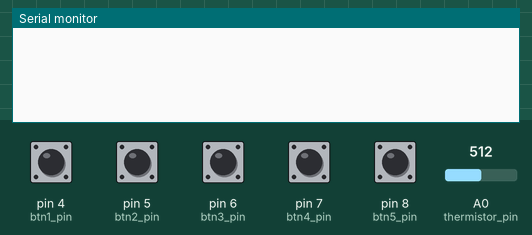
This sketch was run on a simulated Arduino Uno, built with avr-gcc and run on an emulated ATmega328P. On the bench: the last lines printed to the serial monitor. Inputs (shaded band) come from the test bench; at power-on: pin 4 (btn1_pin), pin 5 (btn2_pin), pin 6 (btn3_pin), pin 7 (btn4_pin), pin 8 (btn5_pin) HIGH, A0 (thermistor_pin) = 512. The local clock reads 2024-03-15 10:24:30 at power-on unless the sketch sets it; EEPROM starts erased.

Above: at 1.2 s.
1.3 s: A0 (thermistor_pin) set to 306
At 1.7 s:
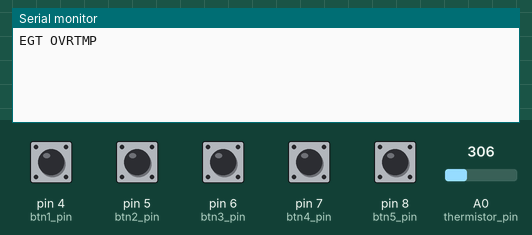
2.8 s: pin 8 (btn5_pin) pulled LOW for 0.15 s
At 3.6 s:
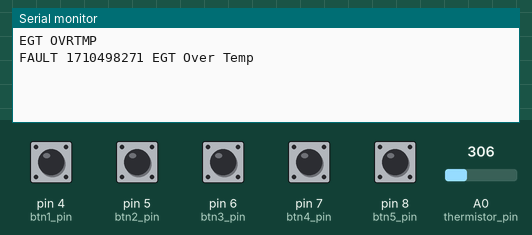

Measured:
- after the input at 1.3 s, the serial monitor: prints a new line at once (image 1)
- after the input at 2.8 s, the serial monitor: prints a new line after 0.05 s (image 2)

The sketch:

controller_board.ino
```cpp
#include <Wire.h>
#include <I2C_RTC.h>
#include <math.h>
#include <EEPROM.h>

// Pins
const int btn1_pin = 4;
const int btn2_pin = 5;
const int btn3_pin = 6;
const int btn4_pin = 7;
const int btn5_pin = 8;
const int thermistor_pin = A0;

// Globals
int btn1_state = HIGH;
int btn2_state = HIGH;
int btn3_state = HIGH;
int btn4_state = HIGH;
int btn5_state = HIGH;
int btn1_prev = HIGH;
int btn2_prev = HIGH;
int btn3_prev = HIGH;
int btn4_prev = HIGH;
int btn5_prev = HIGH;
unsigned long last_debounce_time1 = 0;
unsigned long last_debounce_time2 = 0;
unsigned long last_debounce_time3 = 0;
unsigned long last_debounce_time4 = 0;
unsigned long last_debounce_time5 = 0;
const int debounce_delay = 50;
const int max_temp = 40;
const float supply_vol = 5.0;
const float res_1 = 10000.0;
const float nom_res = 10000.0;
const float nominal_temp = 25;
const float beta = 3950;
bool fault = false;
bool scroll = false;
unsigned long lastFaultTime;
const int EEPROM_write_ptr_address = 0;
int last_addr = -1;
unsigned long last_print_time = 0;
bool button_5_pressed = false;


struct FaultData {
  unsigned long time;
  char name[30];
};

void writeFaultToEEPROM (const char* faultname);
void createFault (FaultData& f, unsigned long t, const char* label);

float find_temp(int pin);

static DS1307 RTC;

void setup() {
  // Set Baud rate and GPIO pins
  Serial.begin(9600);
  pinMode(btn1_pin, INPUT_PULLUP);
  pinMode(btn2_pin, INPUT_PULLUP);
  pinMode(btn3_pin, INPUT_PULLUP);
  pinMode(btn4_pin, INPUT_PULLUP);
  pinMode(btn5_pin, INPUT_PULLUP);
  pinMode(thermistor_pin, INPUT);
  RTC.begin();

  int next_write_address;
  EEPROM.get(EEPROM_write_ptr_address, next_write_address);
  // Make sure EEPROM write pointer is within bounds
  if(next_write_address < sizeof(int)|| next_write_address >= EEPROM.length()){
    next_write_address = sizeof(int);
    EEPROM.put(EEPROM_write_ptr_address, next_write_address);
  }
}

void loop() {

  // EGT over temp
  // Check current temperature against max temperature
  if(find_temp(thermistor_pin) > max_temp && !fault){
    Serial.println("EGT OVRTMP");
    writeFaultToEEPROM ("EGT Over Temp");
  }

  /* Button debounce logic adapted from:
  Udemy course: Arduino Programming and Hardware Fundamentals with Hackster, by Shawn Hymel
  https://www.udemy.com/course/arduino-programming-and-hardware-fundamentals-with-hackster/
  */

  // Engine over speed
  int btn1_read = digitalRead(btn1_pin);

  // Remember when button one changed states
  if (btn1_read != btn1_prev){
    last_debounce_time1 = millis();
  }

  // Wait before checking the state of the button again
  if (millis() > (last_debounce_time1 + debounce_delay)){
    if (btn1_read != btn1_state) {
      btn1_state = btn1_read;
      if (btn1_state == LOW && !fault){
        Serial.println("OVR SPEED");
        writeFaultToEEPROM ("Over Speed");
      }
    }
  }
  btn1_prev = btn1_read;

  // Engine oil over temp
  int btn2_read = digitalRead(btn2_pin);

  if (btn2_read != btn2_prev){
    last_debounce_time2 = millis();
  }

  if (millis() > (last_debounce_time2 + debounce_delay)){
    if (btn2_read != btn2_state) {
      btn2_state = btn2_read;
      if (btn2_state == LOW && !fault){
        Serial.println("OIL TMP");
        writeFaultToEEPROM ("Oil Over Temp");
      }
    }
  }
  btn2_prev = btn2_read;

  // Engine fire
  int btn3_read = digitalRead(btn3_pin);

  if (btn3_read != btn3_prev){
    last_debounce_time3 = millis();
  }

  if (millis() > (last_debounce_time3 + debounce_delay)){
    if (btn3_read != btn3_state) {
      btn3_state = btn3_read;
      if (btn3_state == LOW && !fault){
        Serial.println("ENG FIRE");
        writeFaultToEEPROM ("Engine Fire");
      }
    }
  }
  btn3_prev = btn3_read;

  if (fault == true && millis() - lastFaultTime >= 10000) {
  fault = false;
  }

  int btn4_read = digitalRead(btn4_pin);

  if (btn4_read != btn4_prev){
    last_debounce_time4 = millis();
  }

  /* Allows user to switch between RPM display and temperature
  reading (EGT reading) through pressing button 4.*/
  if (millis() > (last_debounce_time4 + debounce_delay)){
    if (btn4_read != btn4_state) {
      btn4_state = btn4_read;
      if (btn4_state == LOW){
        if(scroll){
          scroll = false;
        }
        else if (!scroll){
          scroll = true;
        }
      }
    }
  }
  btn4_prev = btn4_read;
  /* Instruct 2nd board to display EGT reading and send updated temperature value
  over Serial every 10 seconds*/
  if (!scroll){
    if((millis() - last_print_time) > 10000){
      float egt = find_temp(thermistor_pin);
      Serial.println("SHOW EGT");
      Serial.println(egt);
      last_print_time = millis();
    }
  }
  else if (scroll){
    if((millis() - last_print_time) > 10000){
      Serial.println("SHOW RPM");
      last_print_time = millis();
    }
  }

  int btn5_read = digitalRead(btn5_pin);

  if (btn5_read != btn5_prev){
    last_debounce_time5 = millis();
  }

  /* Each fault is logged in EEPROM.
  Each fault is logged sequentially.
  Pressing button 5 steps backthrough fault history one fault at a time.
  EEPROM memory layout:
  bytes 0-1 = pointer to address of last fault stored,
  bytes 2-1023 = Fault_Data struct (34 bytes) for each fault.
  Reference: https://docs.arduino.cc/learn/programming/eeprom-guide/ */
  if (millis() > (last_debounce_time5 + debounce_delay)){
    if (btn5_read != btn5_state) {
      btn5_state = btn5_read;
      if (btn5_state == LOW && button_5_pressed == false){
        button_5_pressed = true;
        // Pointer storing EEPROM address where next fault will be written
        int write_ptr;
        // Create a buffer to store the newly read fault
        FaultData F_data_read;
        // Get the address of the last fault
        EEPROM.get(EEPROM_write_ptr_address, write_ptr);
        if (last_addr == -1){
          // If it's the first press go to the most recent fault
          last_addr = write_ptr - sizeof(FaultData);
        }
        else {
          // If not, step backward through each fault
          last_addr -= sizeof(FaultData);
        }
        // Do not read from where the pointer to the last fault is stored
        if (last_addr >= (int)sizeof(int)){
          // Read fault data from EEPROM and send it over Serial
          EEPROM.get(last_addr, F_data_read);
          Serial.print("FAULT ");
          Serial.print(F_data_read.time);
          Serial.print(" ");
          Serial.println(F_data_read.name);
        }
      }
      else if (btn5_state == HIGH) button_5_pressed = false;
    }
  }
  btn5_prev = btn5_read;
}

float find_temp (int pin){
  // Calculate resistance of thermistor from voltage divider
  float temp_val = analogRead(pin);
  float temp_vol = (temp_val / 1023) * supply_vol;
  float temp_res = (temp_vol * res_1) / (supply_vol - temp_vol);

  /* Use Steinhart's two-point beta equation to find the temperature
  References: https://www.edn.com/ntc-thermistor-beta-steinhart-hart-guide/ */

  //Thermistor resistance (R1) / 10k resistor (R2)
  float steinhart_value = temp_res / nom_res;
  // log(R1 / R2)
  steinhart_value = log(steinhart_value);
  // (1/Beta) * log(R1 / R2)
  steinhart_value /= beta;
  // (1/nominal temp) + (1/Beta) * log(R1 / R2)
  steinhart_value += 1.0 / (nominal_temp + 273.15);
  // 1 / ((1/nominal temp) + (1/B) * log(R1 / R2))
  steinhart_value = 1.0 / steinhart_value;
  // Convert from Kelvin to Celsius
  steinhart_value -= 273.15;
  return steinhart_value;
}

// Add fault name and time to FaultData
void createFault (FaultData& f, unsigned long t, const char* label) {
  f.time = t;
  // Copy fault label into name
  snprintf(f.name, sizeof(f.name), "%s", label);
}

void writeFaultToEEPROM (const char* faultname){
  int write_ptr;
  // Buffer to store fault to write to EEPROM
  FaultData F_data;
  createFault(F_data, RTC.getEpoch(), faultname);

  EEPROM.get(EEPROM_write_ptr_address, write_ptr);
  // Do not write if EEPROM full
  if (write_ptr + sizeof(F_data) >= EEPROM.length()){
    Serial.println("EEPROM full!");
    return;
  }
  // Store fault
  EEPROM.put(write_ptr, F_data);
  // Update address of last fault
  write_ptr = write_ptr + sizeof(F_data);
  EEPROM.put(EEPROM_write_ptr_address, write_ptr);
  lastFaultTime = millis();
  fault = true;
}
```
